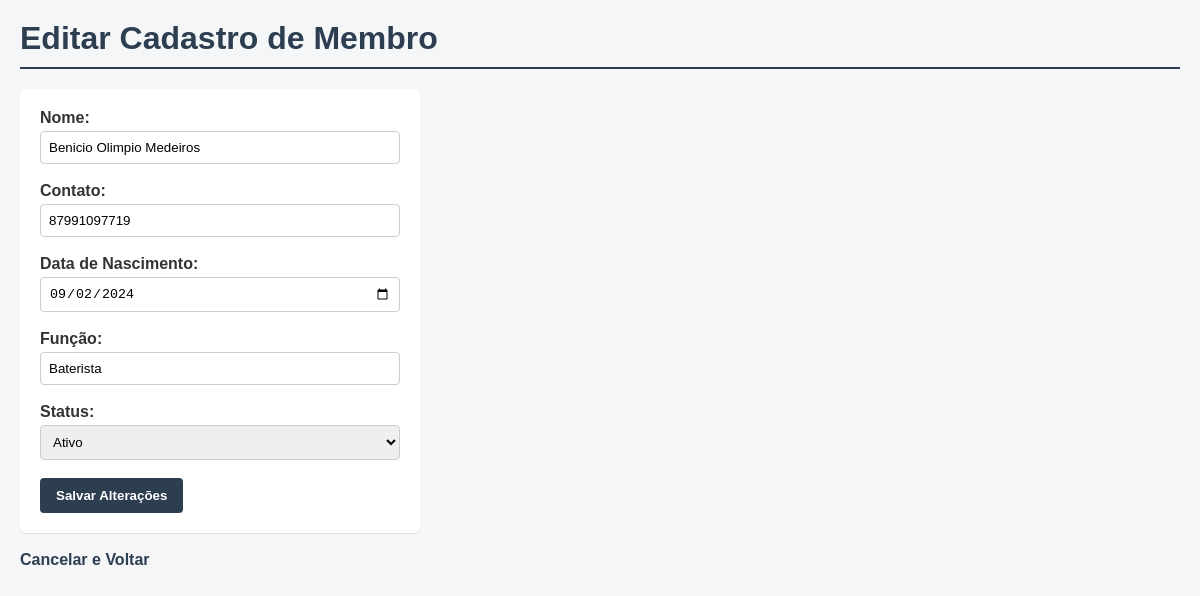
Screenshot of /membros/3/editar with the database file from the repository.
### models.py (models this page shows)
class Membro(Base):
    __tablename__ = "membros"
    id = Column(Integer, primary_key=True, index=True)
    nome = Column(String, nullable=False)
    contato = Column(String, nullable=True)
    data_nascimento = Column(Date, nullable=False)
    funcao = Column(String, nullable=True)
    status = Column(String, default="ativo")

### main.py (the view)
@app.get("/membros/{membro_id}/editar", response_class=None)
def form_editar(membro_id: int, request: Request, db: Session = Depends(get_db)):
    membro = db.query(models.Membro).filter(models.Membro.id == membro_id).first()
    if not membro:
        raise HTTPException(status_code=404, detail="Membro não encontrado")
    return templates.TemplateResponse(request, "editar.html", {"membro": membro})

### templates/editar.html (shortened to what this page needs)
<!DOCTYPE html>
<html lang="pt-br">
<head>
  <link rel="stylesheet" href="/static/style.css">
</head>
<body>
  <h1>Editar Cadastro de Membro</h1>
  <form action="/membros/{{membro.id}}/editar" method="post">
    <label >Nome:</label></br>
    <input type="text" name="nome" value="{{membro.nome}}" required><br><br>
    <label>Contato:</label>
    <input type="text" name="contato" value="{{membro.contato or ''}}"><br><br>
    <label>Data de Nascimento:</label><br>
    <input type="date" name="data_nascimento" value="{{membro.data_nascimento or ''}}"><br><br>
    <label>Função:</label>
    <input type="text" name="funcao" value="{{membro.funcao or ''}}"><br><br>
    <label>Status:</label>
    <select name="status">
      <option value="ativo" {%if membro.status == "ativo"%}selected{%endif%}>Ativo</option>
    </select><br><br>
    <button type="submit">Salvar Alterações</button>
  </form>
  <br>
  <a href="/membros/visualizar">Cancelar e Voltar</a>
</body>
</html>

### static/style.css (style rules this page uses)
* { margin: 0; box-sizing: border-box; }
body { font-family: 'Montserrat', sans-serif; background-color: #f4f6f8; color: #333; margin: 0; padding: 20px; }
h1 { color: #2c3e50; border-bottom: 2px solid #2c3e50; padding-bottom: 10px; }
a { color:#2c3e50; text-decoration: none; font-weight: bold; }
form { background-color: #fff; padding: 20px; border-radius: 6px; box-shadow: 0 1px rgba(0,0,0,0.1); max-width: 400px; margin-top: 20px; }
label { font-weight: bold; }
input, select { width: 100%; padding: 8px; margin-top: 4px; border: 1px solid #ccc; border-radius: 4px; box-sizing: border-box; }
button { background-color: #2c3e50; color: #fff; border: none; padding: 10px 16px; border-radius: 4px; cursor: pointer; font-weight: bold; }

### rows the page displays
Membro: nome "Benicio Olimpio Medeiros", contato "87991097719", data_nascimento "09/02/2024", funcao "Baterista"
